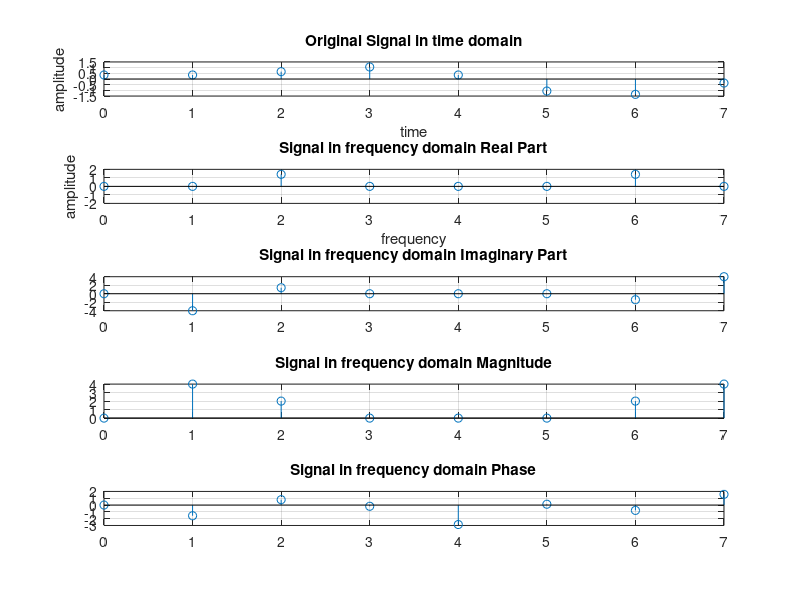

MATLAB code for this plot:
clc;
close all;
clear all;
fs = 8000;
ts = 1/fs;
N = 8;
X = zeros(1, N);
n = 0:N-1;

x = sin(2*pi*1000*n*ts) + 0.5*sin(2*pi*2000*n*ts + 3*pi/4);
subplot(5,1,1), stem(n, x), title('Original Signal in time domain'),
grid on, ylim([-1.5, 1.5]), xlabel('time'), ylabel('amplitude');

for m = 1:N
    for n = 1:N
        X(m) = X(m) + (x(n) * exp((-2*pi*1j*(n-1)*(m-1))/N));
    end
end


nt = 0:N-1;
subplot(5,1,2), stem(nt, real(X)), title('Signal in frequency domain Real Part'),
grid on, ylim([-2,2]), xlabel('frequency'), ylabel('amplitude');

nt = 0:N-1;
subplot(5,1,3), stem(nt, imag(X)), title('Signal in frequency domain Imaginary Part'),
grid on;

nt = 0:N-1;
subplot(5,1,4), stem(nt, abs(X)), title('Signal in frequency domain Magnitude'),
grid on;


nt = 0:N-1;
subplot(5,1,5), stem(nt, angle(X)), title('Signal in frequency domain Phase'),
grid on;
